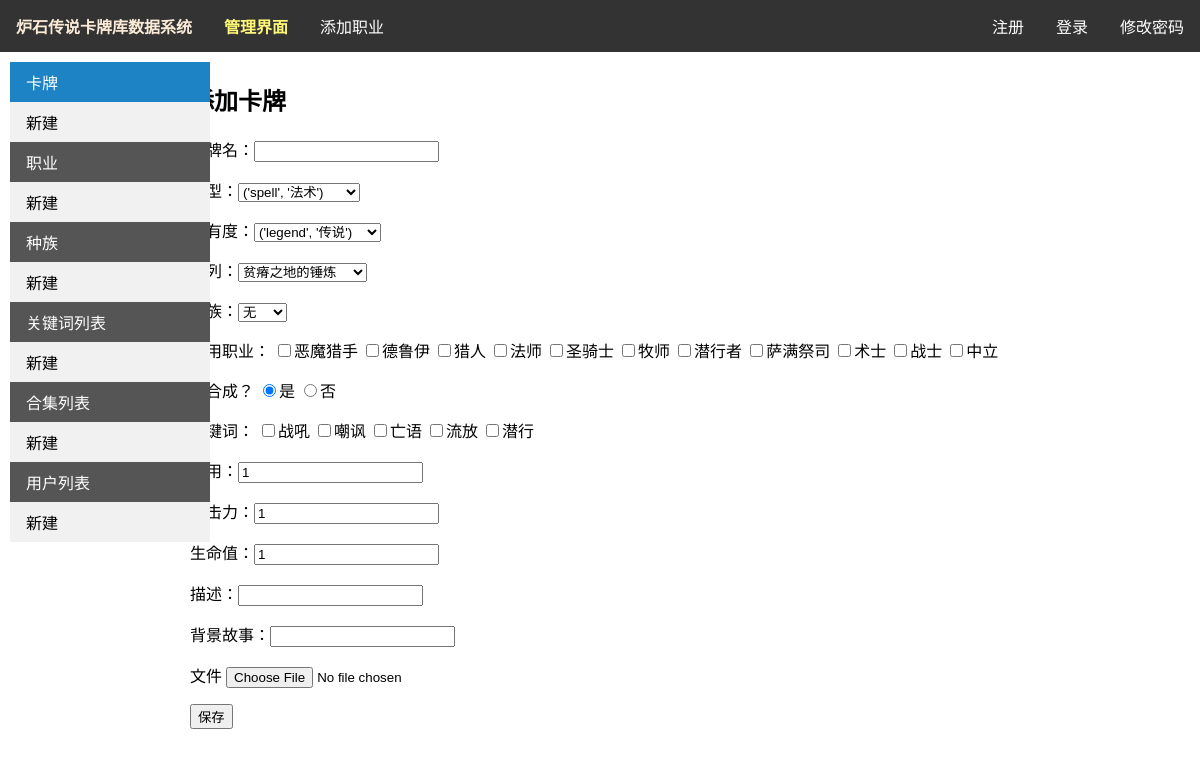
The page /manage/card/add on the database as committed earlier.
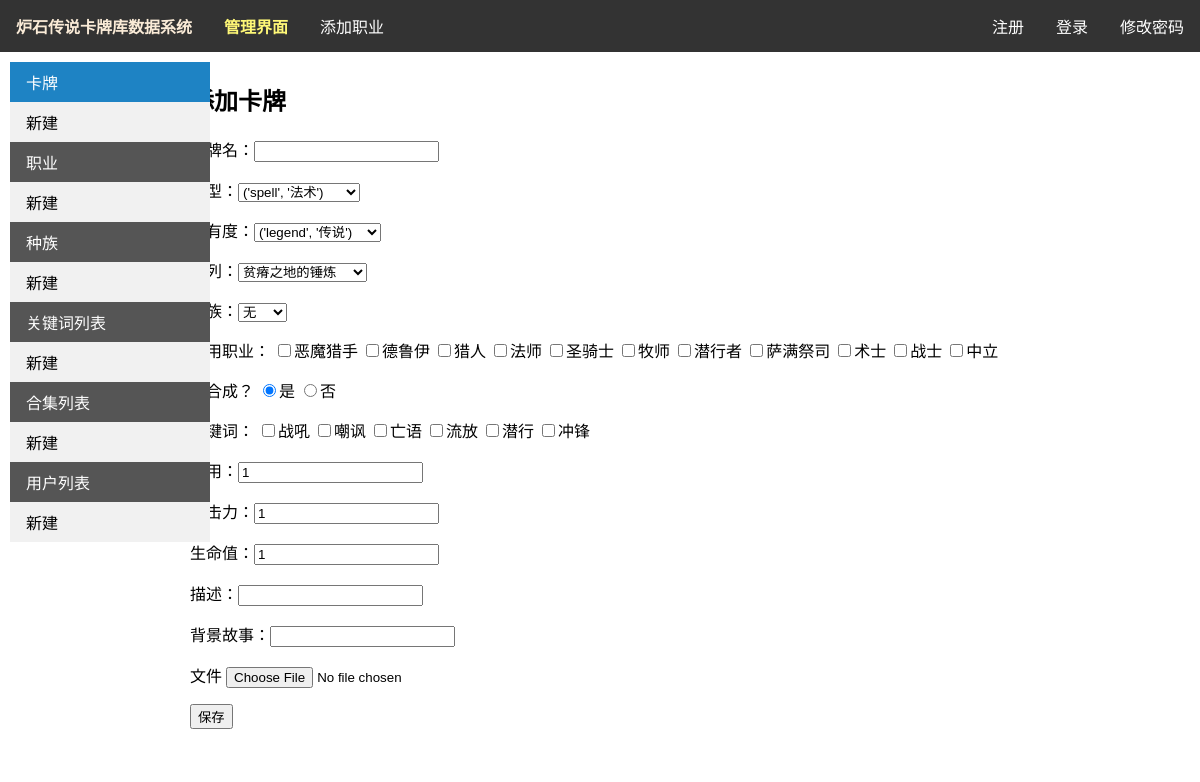
The same page on the database as committed later.
### Hs/models.py (models this page shows, shortened)
class SummonerClass(models.Model):
    id = models.AutoField('职业id', primary_key=True)
    name = models.CharField('职业名称', max_length=10, unique=True)
    img = models.ImageField('图片', upload_to='summonerclass_img', null=True, default='default.png')
    class Meta:
        verbose_name = '职业列表'
        verbose_name_plural = verbose_name
    def __str__(self):
        return self.name

class Keyword(models.Model):
    id = models.AutoField('关键词id', primary_key=True)
    name = models.CharField('关键词名称', max_length=64, unique=True)
    description = models.CharField('描述', max_length=64)
    class Meta:
        verbose_name = '关键词'
        verbose_name_plural = verbose_name

### Hs/views.py (the view)
# urls.py: path('manage/card/add', views.card_create, name='card_create'),
def card_create(request):
    tp_list = Card.TYPE_CHOICES
    rt_list = Card.RARITY_CHOICE
    st_list = select.set_all()
    sc_list = select.summonerclass_all()
    kw_list = select.keyword_all()
    rc_list = select.race_all()
    return render(request, 'Hs/card_create.html', context={
        'tp_list': tp_list,
        'rt_list': rt_list,
        'st_list': st_list,
        'sc_list': sc_list,
        'kw_list': kw_list,
        'rc_list': rc_list,
    })

### Hs/models.py (called while the page is built)
    def __str__(self):
        return self.name

    def __str__(self):
        return self.name

### Hs/process/select.py (called while the page is built)
def select_all(ObjectClass):
    _object_list = ObjectClass.objects.all()
    return _object_list

def keyword_all():
    return select_all(Keyword)

def summonerclass_all():
    return select_all(SummonerClass)

def set_all():
    return select_all(SetClass)

def race_all():
    return select_all(RaceClass)

### templates/Hs/card_create.html (shortened to what the changed rows need)
{% load static %}
<!DOCTYPE html>
<html lang="en">
<head>
    <link href="{% static 'CSS/manage.css' %}" type="text/css" rel="stylesheet">
    <link href="{% static 'CSS/card_create.css' %}" type="text/css" rel="stylesheet">
</head>
<body>
<div class="row">
    <div class="column body">
        <h2>添加卡牌</h2>
        <form action="add_sub" enctype="multipart/form-data" method="post">
            <p>
                卡牌名：<input type="text" name="n_name">
            </p>
            <p>
                类型：<select name="n_type">
            </select></p>
            <p>
                稀有度：<select name="n_rarity">
            </select></p>
            <p>
                系列：<select name="n_set">
            </select></p>
            <p>
                种族：<select name="n_race">
            </select></p>
            <p>
                可用职业：
                {% for sc in sc_list %}
                    <input type="checkbox" name="n_card_class" value="{{ sc.id }}">{{ sc }}
                {% endfor %}
            </p>
            <p>
                可合成？
                <input type="radio" name="n_collectible" value="true" checked="true">是
                <input type="radio" name="n_collectible" value="false">否
            </p>
            <p>
                关键词：
                {% for kw in kw_list %}
                    <input type="checkbox" name="n_keyword" value="{{ kw.id }}">{{ kw.name }}
                {% endfor %}
            </p>
            <p>
                费用：<input name="n_cost" type="number" value="1">
            </p>
            <p>
                攻击力：<input name="n_attack" type="number" value="1">
            </p>
            <p>
                生命值：<input name="n_health" type="number" value="1">
            </p>
            <p>
                描述：<input name="n_description" type="text">
            </p>
            <p>
                背景故事：<input name="n_background" type="text">
            </p>
            <p>
                文件 <input type="file" name="n_img">
            </p>
            <p>
                <input type="submit" value="保存">
            </p>
        </form>
    </div>
</div>
</body>
</html>

Rows that differ between the two databases and show on the page:
added Keyword: name "冲锋"
